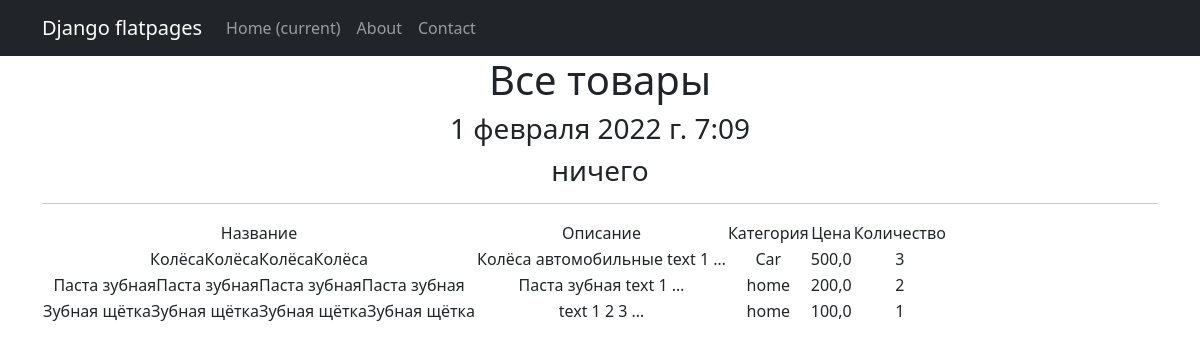
Screenshot of /products/ with the database file from the repository.
### simple_app/models.py (models this page shows, shortened)
class Product(models.Model):
    name = models.CharField(max_length=200)  # имя товара
    description = models.TextField()
    quantity = models.IntegerField(
        validators=[MinValueValidator(0, 'Quantity should be >= 0')])  # количество товара на складе
    category = models.ForeignKey('Category', on_delete=models.CASCADE)
    price = models.FloatField(
        validators=[MinValueValidator(0.0)],)

class Category(models.Model):
    name = models.CharField(max_length=200)

### simple_app/views.py (the view)
# urls.py: path('', ProductsList.as_view()),# т. к. сам по себе это класс, то нам надо представить этот класс в виде view. Для этого вызываем метод as_view
class ProductsList(ListView):
    model = Product  # указываем модель, объекты которой мы будем выводить
    template_name = 'products.html'  # указываем имя шаблона, где будет лежать HTML, в котором будут все инструкции о том, как именно пользователю должны вывестись наши объекты
    context_object_name = 'products'  # это имя списка, в котором будут лежать все объекты, его надо указать, чтобы обратиться к самому списку объектов через HTML-шаблон
    queryset = Product.objects.order_by('-id')  # настроили пораметр отображения более новый продукт
    def get_context_data(self, **kwargs):
        context = super().get_context_data(**kwargs)
        context['time_now'] = datetime.utcnow()  # добавим переменную текущей даты time_now
        context['value1'] = None  # добавим ещё одну пустую переменную, чтобы на её примере посмотреть работу другого фильтра
        return context

### news/templatetags/custom_filters.py (called while the page is built)
@register.filter(name='multiply')  # регистрируем наш фильтр под именем multiply, чтоб django понимал, что это именно фильтр, а не простая функция
def multiply(value, arg):  # первый аргумент здесь — это то значение, к которому надо применить фильтр, второй аргумент — это аргумент фильтра, т. е. примерно следующее будет в шаблоне value|multiply:arg
    return str(value) * arg  # возвращаемое функцией значение — это то значение, которое подставится к нам в шаблон

### templates/products.html (shortened to what this page needs)
{% extends 'flatpages/default.html' %}
{% load custom_filters %}
{% block content %}
    <h1>Все товары</h1>
    <h3>{{ time_now }}</h3>
    <h3> {{ value1|default_if_none:"ничего" }} </h3>
    <hr>
    {% if products %}
        <table>
            <tr>
                <td>
                    Название
                </td>
                <td>
                    Описание
                </td>
                <td>
                    Категория
                </td>
                <td>
                    Цена
                </td>
                <td>
                    Количество
                </td>
            </tr>
        {% for product in products %}
            <tr>
                <td>
                    {{ product.name|multiply:4 }}
                </td>
                <td>
                    {{ product.description|truncatewords:4 }}
                </td>
                <td>
                    {{ product.category.name }}
                </td>
                <td>
                    {{ product.price }}
                </td>
                <td>
                    {{ product.quantity }}
                </td>
            </tr>
        {% endfor %}
        </table>
    {% else %}
        <h2>Товаров нет!</h2>
    {% endif %}
{% endblock content %}

### templates/flatpages/default.html (shortened to what this page needs)
<!DOCTYPE html>
<html lang="en">
    <head>
        {% load static %}
        <link href="{% static 'css/styles.css' %}" rel="stylesheet" />
    </head>
    <body>
<nav class="navbar navbar-expand-lg navbar-dark bg-dark static-top">
   <div class="container">
       <a class="navbar-brand" href="#">Django flatpages</a>
       <div class="collapse navbar-collapse" id="navbarResponsive">
           <ul class="navbar-nav ml-auto">
               <li class="nav-item active">
                   <a class="nav-link" href="#">Home
                       <span class="sr-only">(current)</span>
                   </a>
               </li>
               <li class="nav-item">
                   <a class="nav-link" href="/about/">About</a>
               </li>
               <li class="nav-item">
                   <a class="nav-link" href="/contacts/">Contact</a>
               </li>
           </ul>
       </div>
   </div>
</nav>
        <div class="container">
            <div class="row">
                <div class="col-lg-12 text-center">
                {% block content %}
                {% endblock content %}
                </div>
            </div>
        </div>
    </body>
</html>

### rows the page displays
Product: name|multiply "КолёсаКолёсаКолёсаКолёса", description "Колёса автомобильные text 1 …", category.name "Car", price "500,0", quantity "3"
Product: name|multiply "Паста зубнаяПаста зубнаяПаста зубнаяПаста зубная", description "Паста зубная text 1 …", category.name "home", price "200,0", quantity "2"
Product: name|multiply "Зубная щёткаЗубная щёткаЗубная щёткаЗубная щётка", description "text 1 2 3 …", category.name "home", price "100,0", quantity "1"

### other values shown
{{ time_now }} "1 февраля 2022 г. 7:09"
{{ value1|default_if_none:"ничего" }} "ничего"
